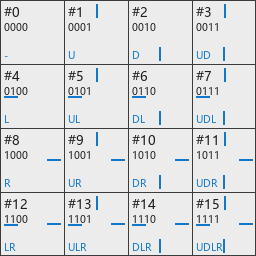
#> input picture data_sheets/create_ctm_template_reference.png, 256 x 256 px
$ python ct_side_profile.py ../../data_sheets/create_ctm_template_reference.png
#> lines starting #> are read from the running program, lines starting #| are printed output that depends on the picture
"""统计参考 _ct 十六格的边框分布，用来反推「frame -> ct」的规则。

对每一格量四件事：最外两行/两列的不透明比例。有边框的边应当接近满，没有的接近零。
再看角区（6x6）和中区，就能分辨「边框」「边装饰」「角」「角装饰」四类像素各自在哪些状态下保留。
"""
import sys

from PIL import Image

CELL = 32


def band_ratio(pixels, cell, side, thickness=2):
    if side == "up":
        points = [(x, y) for y in range(thickness) for x in range(cell)]
    elif side == "down":
        points = [(x, y) for y in range(cell - thickness, cell) for x in range(cell)]
    elif side == "left":
        points = [(x, y) for y in range(cell) for x in range(thickness)]
    else:
        points = [(x, y) for y in range(cell) for x in range(cell - thickness, cell)]
    solid = sum(1 for x, y in points if pixels[x, y][3] > 16)
    return solid / len(points)


def region_ratio(pixels, cell, x0, y0, x1, y1):
    points = [(x, y) for y in range(y0, y1) for x in range(x0, x1)]
    solid = sum(1 for x, y in points if pixels[x, y][3] > 16)
    return solid / len(points)


def main(argv):
    sheet = Image.open(argv[0]).convert("RGBA")
#> sheet is the input picture: PIL image 256x256 RGBA; mean R, G, B, A 219.2, 221.4, 223.1, 255
    cell = sheet.size[0] // 4
#> cell = 64

    print("  idx  up   down  left  right | corner(6x6) 中区(20x20)")
    for index in range(16):
        column, row = index % 4, index // 4
        tile = sheet.crop((column * cell, row * cell,
                           (column + 1) * cell, (row + 1) * cell))
        pixels = tile.load()
        sides = [band_ratio(pixels, cell, s) for s in ("up", "down", "left", "right")]
        corner = region_ratio(pixels, cell, 0, 0, 6, 6)
        middle = region_ratio(pixels, cell, 6, 6, 26, 26)
        marks = "".join("Y" if value > 0.5 else ("." if value > 0.05 else "n") for value in sides)
        print(f"  {index:2d}  {marks[0]:3s} {marks[1]:5s} {marks[2]:5s} {marks[3]:6s} |"
              f"  {corner:6.0%}       {middle:5.0%}")
#> this loop made 16 passes
#|    0  Y   Y     Y     Y      |    100%        100%
#|    1  Y   Y     Y     Y      |    100%        100%
#|    2  Y   Y     Y     Y      |    100%        100%
#|    3  Y   Y     Y     Y      |    100%        100%
#|    4  Y   Y     Y     Y      |    100%        100%
#|    5  Y   Y     Y     Y      |    100%        100%
#|    6  Y   Y     Y     Y      |    100%        100%
#|    7  Y   Y     Y     Y      |    100%        100%
#> (further printed lines are left out)
#> pass 1, in main, `tile = sheet.crop((column * cell, row * cell, (column + 1) * cell, (ro..`:
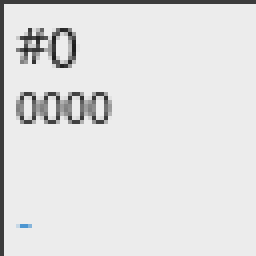
#> tile: PIL image 64x64 RGBA (shown 4 times larger); mean R, G, B, A 224.4, 224.5, 224.5, 255
#> pass 2, in main, `tile = sheet.crop((column * cell, row * cell, (column + 1) * cell, (ro..`:
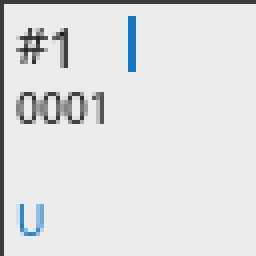
#> tile: PIL image 64x64 RGBA (shown 4 times larger); mean R, G, B, A 223.2, 224.3, 225.2, 255
#> pass 3, in main, `tile = sheet.crop((column * cell, row * cell, (column + 1) * cell, (ro..`:
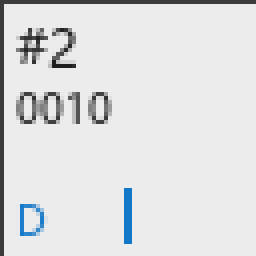
#> tile: PIL image 64x64 RGBA (shown 4 times larger); mean R, G, B, A 222.6, 223.8, 224.8, 255

    print()
    print("  逐边比例（>0.9 才算边框）:")
    for index in range(16):
        column, row = index % 4, index // 4
        tile = sheet.crop((column * cell, row * cell,
                           (column + 1) * cell, (row + 1) * cell))
        pixels = tile.load()
        sides = [band_ratio(pixels, cell, s) for s in ("up", "down", "left", "right")]
        print(f"  {index:2d}  " + "  ".join(f"{value:4.0%}" for value in sides))
    return 0


if __name__ == "__main__":
    sys.exit(main(sys.argv[1:]))
#> (the program exits here)
